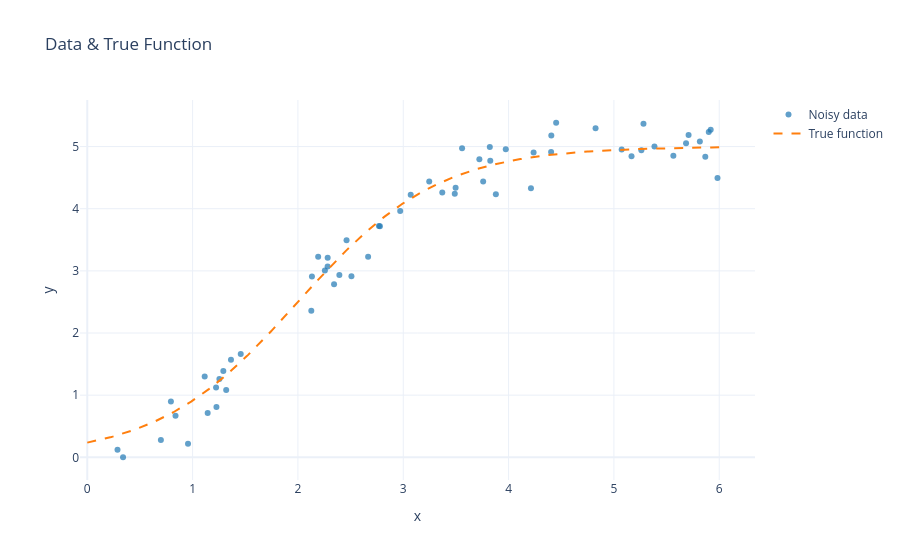

Notebook source saved alongside this figure:
### Code cell
x_grid = np.linspace(*X_RANGE, 500)
fig = go.Figure()
fig.add_trace(go.Scatter(x=x_data, y=y_data, mode="markers",
                         marker=dict(color=COLORS[0], size=6, opacity=0.7),
                         name="Noisy data"))
fig.add_trace(go.Scatter(x=x_grid, y=model(x_grid, TRUE_THETA), mode="lines",
                         line=dict(color=COLORS[1], width=2, dash="dash"),
                         name="True function"))
fig.update_layout(title="Data & True Function",
                  xaxis_title="x", yaxis_title="y")
fig.show()

### Figure 1 — Plotly figure (JSON) as saved in the notebook; plotly's stock layout.template omitted (floating-point values rounded to 4 significant figures; data arrays with more than 128 entries replaced by an {"elided": "..."} marker saying what was removed)
{"data": [{"marker": {"color": "#1f77b4", "opacity": 0.7, "size": 6}, "mode": "markers", "name": "Noisy data", "type": "scatter", "x": [0.2869, 0.3395, 0.6988, 0.794, 0.8378, 0.9566, 1.115, 1.143, 1.223, 1.227, 1.254, 1.292, 1.319, 1.364, 1.457, 2.127, 2.133, 2.192, 2.256, 2.282, 2.282, 2.343, 2.393, 2.462, 2.508, 2.666, 2.769, 2.779, 2.971, 3.071, 3.247, 3.371, 3.489, 3.497, 3.559, 3.723, 3.759, 3.822, 3.826, 3.879, 3.973, 4.213, 4.238, 4.404, 4.406, 4.452, 4.826, 5.074, 5.167, 5.261, 5.281, 5.385, 5.564, 5.685, 5.709, 5.816, 5.868, 5.901, 5.919, 5.984], "y": [0.1227, 0.001364, 0.277, 0.8999, 0.6706, 0.2195, 1.299, 0.7119, 1.122, 0.8098, 1.261, 1.39, 1.083, 1.568, 1.662, 2.357, 2.908, 3.228, 3.004, 3.069, 3.212, 2.783, 2.935, 3.493, 2.912, 3.228, 3.723, 3.718, 3.963, 4.226, 4.439, 4.259, 4.24, 4.336, 4.972, 4.795, 4.438, 4.992, 4.773, 4.234, 4.955, 4.329, 4.904, 4.913, 5.178, 5.383, 5.296, 4.951, 4.843, 4.939, 5.368, 5.002, 4.853, 5.052, 5.185, 5.081, 4.836, 5.236, 5.271, 4.495]}, {"line": {"color": "#ff7f0e", "dash": "dash", "width": 2}, "mode": "lines", "name": "True function", "type": "scatter", "x": {"elided": "500 float values"}, "y": {"elided": "500 float values"}}], "layout": {"title": {"text": "Data & True Function"}, "xaxis": {"title": {"text": "x"}}, "yaxis": {"title": {"text": "y"}}}}
